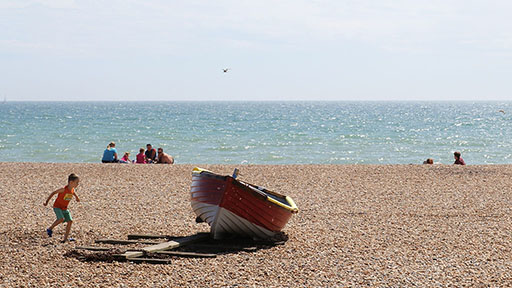
#> input picture notebooks/D6_L2_Filtering/data/beach.png, 512 x 288 px
$ jupyter execute 01_image_exposure.ipynb   (shell and % lines are left out)
#> lines starting #> are read from the running program, lines starting #| are printed output that depends on the picture
# Manipulating the exposure of an image

[cell 1]
import numpy as np
import matplotlib.pyplot as plt
import skimage.exposure as skie

import warnings
warnings.filterwarnings('ignore')

[cell 2]
img = plt.imread('data/beach.png')[..., 0]
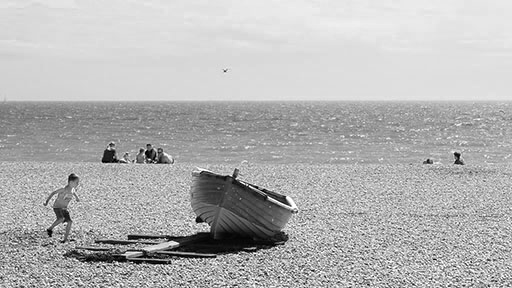
#> img: shape (288, 512) float32; min 0, max 1, mean 0.704

[cell 3]
def show(img):
    # Display the image.
    fig, (ax1, ax2) = plt.subplots(1, 2,
                                   figsize=(12, 3))

    ax1.imshow(img, cmap=plt.cm.gray)
    ax1.set_axis_off()

    # Display the histogram.
    ax2.hist(img.ravel(), lw=0, bins=256)
    ax2.set_xlim(0, img.max())
    ax2.set_yticks([])

    plt.show()
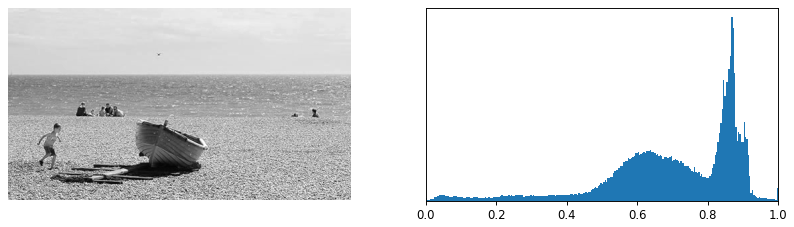
#> figure drawn by matplotlib, 2 panels

[cell 4]
show(img)

[cell 5]
show(skie.rescale_intensity(
    img, in_range=(0.4, .95), out_range=(0, 1)))
#> in show (call 2), `ax2.hist(img.ravel(), lw=0, bins=256)`:
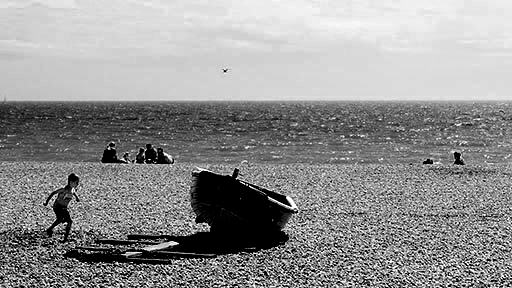
#> img: shape (288, 512) float32; min 0, max 1, mean 0.575
#> in show (call 2), `plt.show()`:
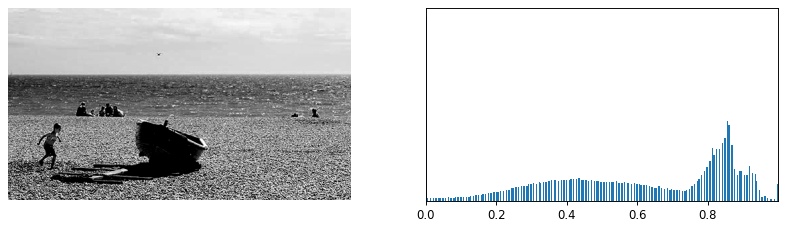
#> figure drawn by matplotlib, 2 panels

[cell 6]
show(skie.equalize_adapthist(img))
#> in show (call 3), `ax2.hist(img.ravel(), lw=0, bins=256)`:
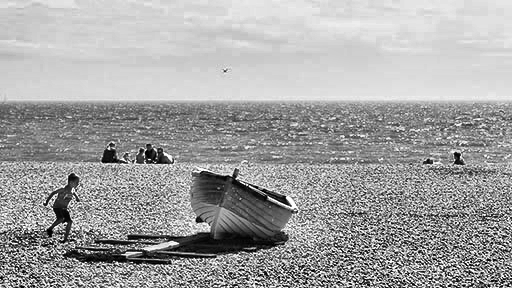
#> img: shape (288, 512) float32; min 0, max 1, mean 0.641
#> in show (call 3), `plt.show()`:
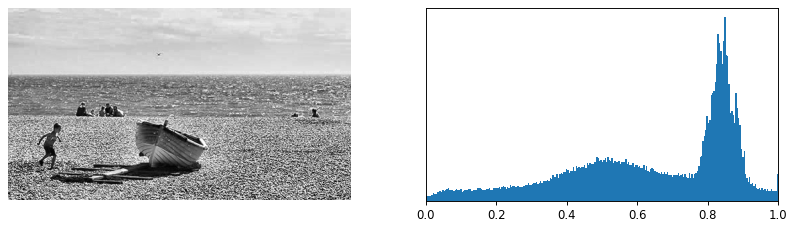
#> figure drawn by matplotlib, 2 panels

$ run again, with notebooks/D6_L2_Filtering/data/child.png copied over notebooks/D6_L2_Filtering/data/beach.png
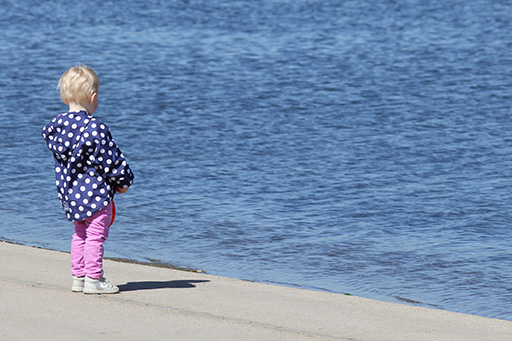
#> input picture notebooks/D6_L2_Filtering/data/child.png, 512 x 341 px
#> in show (call 3), `ax2.hist(img.ravel(), lw=0, bins=256)`:
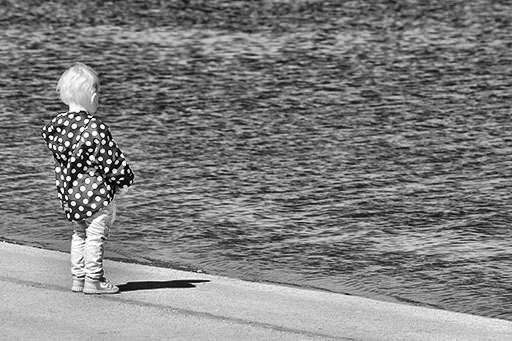
#> img: shape (341, 512) float32; min 0, max 1, mean 0.498
#> in show (call 3), `plt.show()`:
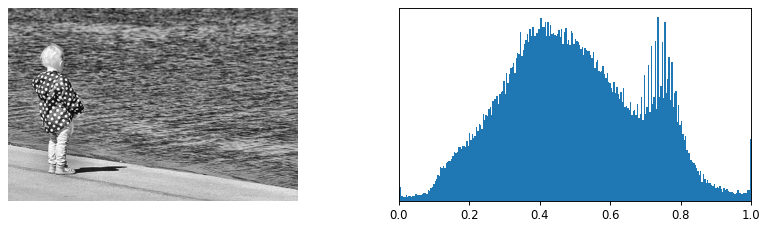
#> figure drawn by matplotlib, 2 panels

$ run again, with notebooks/D6_L2_Filtering/data/people.jpg saved as notebooks/D6_L2_Filtering/data/beach.png
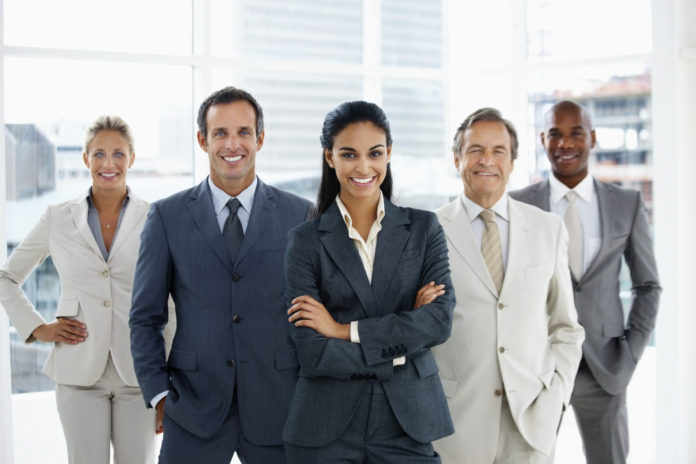
#> input picture notebooks/D6_L2_Filtering/data/people.jpg, 696 x 464 px
#> in show (call 3), `ax2.hist(img.ravel(), lw=0, bins=256)`:
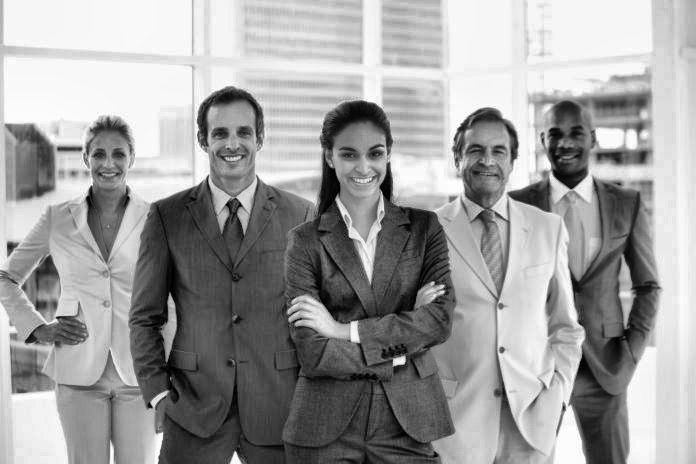
#> img: shape (464, 696) float32; min 0, max 1, mean 0.623
#> in show (call 3), `plt.show()`:
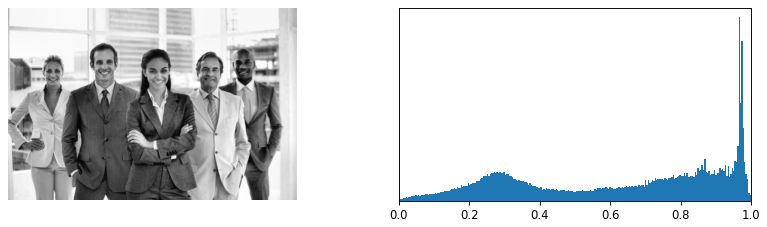
#> figure drawn by matplotlib, 2 panels
